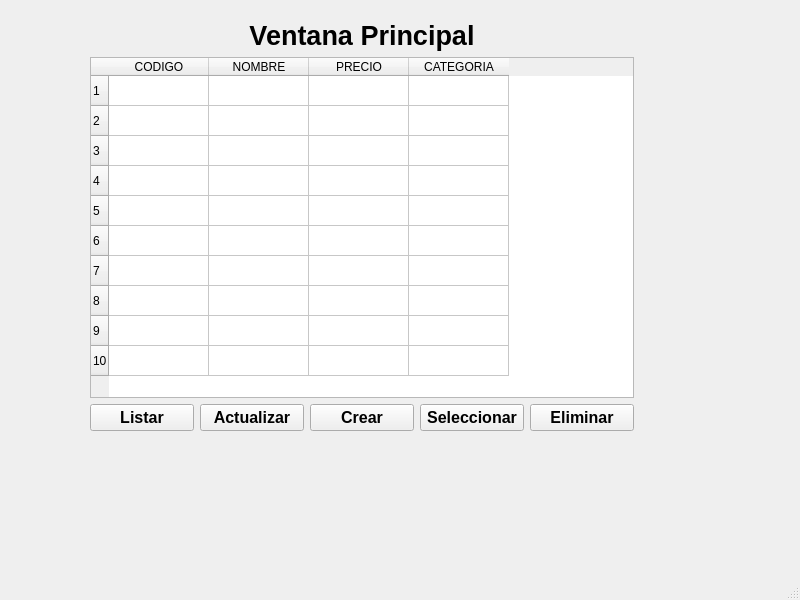
<?xml version="1.0" encoding="UTF-8"?>
<ui version="4.0">
 <class>MainWindow</class>
 <widget class="QMainWindow" name="MainWindow">
  <property name="geometry">
   <rect>
    <x>0</x>
    <y>0</y>
    <width>800</width>
    <height>600</height>
   </rect>
  </property>
  <property name="windowTitle">
   <string>MainWindow</string>
  </property>
  <widget class="QWidget" name="centralwidget">
   <widget class="QWidget" name="layoutWidget">
    <property name="geometry">
     <rect>
      <x>90</x>
      <y>20</y>
      <width>544</width>
      <height>411</height>
     </rect>
    </property>
    <layout class="QGridLayout" name="gridLayout_2">
     <item row="0" column="0">
      <widget class="QLabel" name="ventana_principal">
       <property name="font">
        <font>
         <pointsize>20</pointsize>
         <weight>75</weight>
         <bold>true</bold>
        </font>
       </property>
       <property name="layoutDirection">
        <enum>Qt::LeftToRight</enum>
       </property>
       <property name="text">
        <string>Ventana Principal</string>
       </property>
       <property name="alignment">
        <set>Qt::AlignCenter</set>
       </property>
      </widget>
     </item>
     <item row="1" column="0">
      <widget class="QTableWidget" name="table_products">
       <property name="rowCount">
        <number>10</number>
       </property>
       <row/>
       <row/>
       <row/>
       <row/>
       <row/>
       <row/>
       <row/>
       <row/>
       <row/>
       <row/>
       <column>
        <property name="text">
         <string>CODIGO</string>
        </property>
       </column>
       <column>
        <property name="text">
         <string>NOMBRE</string>
        </property>
       </column>
       <column>
        <property name="text">
         <string>PRECIO</string>
        </property>
       </column>
       <column>
        <property name="text">
         <string>CATEGORIA</string>
        </property>
       </column>
      </widget>
     </item>
     <item row="2" column="0">
      <layout class="QGridLayout" name="gridLayout">
       <item row="0" column="0">
        <widget class="QPushButton" name="btn_list">
         <property name="font">
          <font>
           <pointsize>12</pointsize>
           <weight>75</weight>
           <bold>true</bold>
          </font>
         </property>
         <property name="text">
          <string>Listar</string>
         </property>
        </widget>
       </item>
       <item row="0" column="1">
        <widget class="QPushButton" name="btn_update">
         <property name="font">
          <font>
           <pointsize>12</pointsize>
           <weight>75</weight>
           <bold>true</bold>
          </font>
         </property>
         <property name="text">
          <string>Actualizar</string>
         </property>
        </widget>
       </item>
       <item row="0" column="2">
        <widget class="QPushButton" name="btn_create">
         <property name="font">
          <font>
           <pointsize>12</pointsize>
           <weight>75</weight>
           <bold>true</bold>
          </font>
         </property>
         <property name="text">
          <string>Crear</string>
         </property>
        </widget>
       </item>
       <item row="0" column="3">
        <widget class="QPushButton" name="btn_select">
         <property name="font">
          <font>
           <pointsize>12</pointsize>
           <weight>75</weight>
           <bold>true</bold>
          </font>
         </property>
         <property name="text">
          <string>Seleccionar</string>
         </property>
        </widget>
       </item>
       <item row="0" column="4">
        <widget class="QPushButton" name="btn_delete">
         <property name="font">
          <font>
           <pointsize>12</pointsize>
           <weight>75</weight>
           <bold>true</bold>
          </font>
         </property>
         <property name="text">
          <string>Eliminar</string>
         </property>
        </widget>
       </item>
      </layout>
     </item>
    </layout>
   </widget>
  </widget>
  <widget class="QMenuBar" name="menubar">
   <property name="geometry">
    <rect>
     <x>0</x>
     <y>0</y>
     <width>800</width>
     <height>26</height>
    </rect>
   </property>
  </widget>
  <widget class="QStatusBar" name="statusbar"/>
 </widget>
 <resources/>
 <connections/>
</ui>
